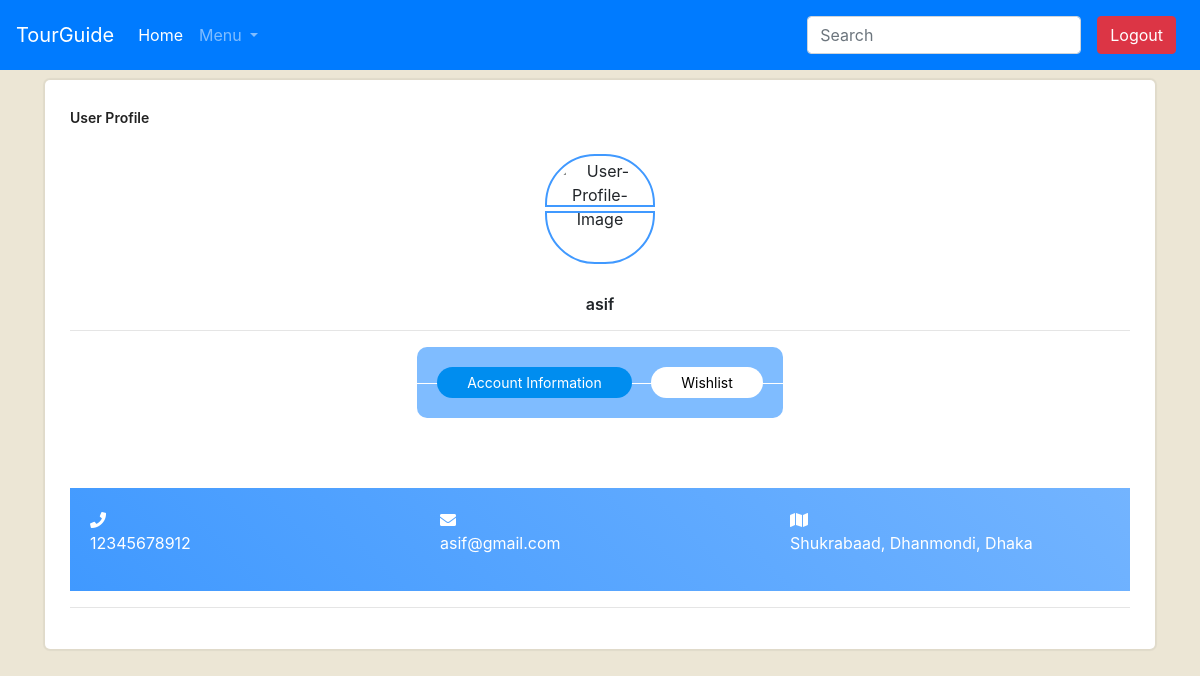
Screenshot of /profile.php (signed in) with the database file from the repository.
### tables this page shows
CREATE TABLE `registration` (
  `id` int(11) NOT NULL,
  `Email` varchar(50) NOT NULL,
  `PhoneNumber` bigint(20) NOT NULL,
  `UserName` varchar(50) NOT NULL,
  `EPassword` varchar(100) NOT NULL
);

### profile.php (the view, shortened to what this page needs)
<?php
 include 'Php_connections/Database_Connection.php';
$user_check = $_SESSION['login'];
$ses_sql = mysqli_query($conn, "SELECT * FROM registration WHERE id = '$user_check' ");
$user = mysqli_fetch_array($ses_sql, MYSQLI_ASSOC);
    $fname = $user['UserName'];
    $email = $user['Email'];
    $phone = $user['PhoneNumber'];
?>
<!DOCTYPE html>
<html lang="en">
<head>
    <link rel="stylesheet" href="https://maxcdn.bootstrapcdn.com/bootstrap/4.5.2/css/bootstrap.min.css">
    <link rel="stylesheet" href="https://use.fontawesome.com/releases/v5.7.0/css/all.css"
>
    <link rel="stylesheet" href="https://maxcdn.bootstrapcdn.com/bootstrap/4.0.0/css/bootstrap.min.css"
>
    <link rel="stylesheet" href="profile.css">
    <link rel="stylesheet" href="searchstyle.css">
</head>
<body>
    <nav class="navbar navbar-expand-lg navbar-dark bg-primary">
        <a class="navbar-brand" href="HomePage.html">TourGuide</a>
        <div class="collapse navbar-collapse" id="navbarSupportedContent">
            <ul class="navbar-nav mr-auto">
                <li class="nav-item active">
                    <a class="nav-link" href="exploreBydivision.php">Home <span class="sr-only">(current)</span></a>
                </li>
                <li class="nav-item dropdown">
                    <a class="nav-link dropdown-toggle" href="#" id="navbarDropdown" role="button"
                        data-toggle="dropdown" aria-haspopup="true" aria-expanded="false">
                        Menu
                    </a>
                </li>
            </ul>
            <form class="form-inline my-2 my-lg-0">
                <input class="form-control mr-sm-2" onkeyup="showResult(this.value)" type="search" placeholder="Search"
                    aria-label="Search">
            </form>
            <ul class="navbar-nav p-2">
                <li class="nav-item">
                    <a href="logout.php" class="btn btn-danger my-2 my-sm-0" type="submit">Logout</a>
                </li>
            </ul>
        </div>
    </nav>
    <div class="container m-t-10">
        <div class="row">
            <div class="col-md-12">
                <div class="card user-card">
                    <div class="card-header">
                        <h5>User Profile</h5>
                    </div>
                    <div class="card-block">
                        <div class="user-image">
                            <img src="https://bootdey.com/img/Content/avatar/avatar7.png" class="img-radius"
                                alt="User-Profile-Image">
                        </div>
                        <h6 class="f-w-600 m-t-25 m-b-10"><?php echo $fname; ?></h6>
                        <hr>
                        <div class="user-tab text-center">
                            <ul class="nav nav-tabs justify-content-center" role="tablist">
                                <li role="presentation" class="active">
                                    <a class="active show" href="#user-info" aria-controls="user-info" role="tab"
                                        data-toggle="tab" aria-selected="true">Account Information</a>
                                </li>
                                <li role="presentation"><a href="#user-wishlist" aria-controls="user-wishlist"
                                        role="tab" data-toggle="tab" class="" aria-selected="false">Wishlist</a></li>
                            </ul>
                            <div class="tab-content text-left">
                                <div role="tabpanel" class="tab-pane fade active show" id="user-info">
                                    <div class="row">
                                        <div class="col-md-6 col-lg-12">
                                            <div class="bg-c-blue counter-block m-t-10 p-20">
                                                <div class="row">
                                                    <div class="col-4">
                                                        <i class="fas fa-phone"></i>
                                                        <p><?php echo  $phone; ?></p>
                                                    </div>
                                                    <div class="col-4">
                                                        <i class="fas fa-envelope"></i>
                                                        <p><?php echo $email; ?></p>
                                                    </div>
                                                    <div class="col-4">
                                                        <i class="fas fa-map"></i>
                                                        <p>Shukrabaad, Dhanmondi, Dhaka</p>
                                                    </div>
                                                </div>
                                            </div>
                                        </div>
                                    </div>
                                </div>
                            </div>
                        </div>
                        <hr>
                    </div>
                </div>
            </div>
        </div>
    </div>
</body>
</html>

### profile.css (style rules this page uses)
body { background:#ece6d5; }
.card.user-card { border-top: none; -webkit-box-shadow: 0 0 1px 2px rgba(0,0,0,0.05), 0 -2px 1px -2px rgba(0,0,0,0.04), 0 0 0 -1px rgba(0,0,0,0.05); box-shadow: 0 0 1px 2px rgba(0,0,0,0.05), 0 -2px 1px -2px rgba(0,0,0,0.04), 0 0 0 -1px rgba(0,0,0,0.05); -webkit-transition: all 150ms linear; transition: all 150ms linear; }
.card { border-radius: 5px; -webkit-box-shadow: 0 1px 2.94px 0.06px rgba(4,26,55,0.16); box-shadow: 0 1px 2.94px 0.06px rgba(4,26,55,0.16); border: none; margin-bottom: 30px; -webkit-transition: all 0.3s ease-in-out; transition: all 0.3s ease-in-out; }
.card .card-header { background-color: transparent; border-bottom: none; padding: 25px; }
.card .card-header h5 { margin-bottom: 0; color: #222; font-size: 14px; font-weight: 600; display: inline-block; margin-right: 10px; line-height: 1.4; }
.card .card-header+.card-block, .card .card-header+.card-block-big { padding-top: 0; }
.user-card .card-block { text-align: center; }
.card .card-block { padding: 25px; }
.user-card .card-block .user-image { position: relative; margin: 0 auto; display: inline-block; padding: 5px; width: 110px; height: 110px; }
.user-card .card-block .user-image img { z-index: 20; position: absolute; top: 5px; left: 5px; width: 100px; height: 100px; }
.img-radius { border-radius: 50%; }
.f-w-600 { font-weight: 600; }
.m-b-10 { margin-bottom: 10px; }
.m-t-25 { margin-top: 25px; }
.card .card-block p { line-height: 1.4; }
.user-card .card-block .counter-block { color: #fff; }
.bg-c-blue { background: linear-gradient(45deg,#4099ff,#73b4ff); }
.m-t-10 { margin-top: 10px; }
.p-20 { padding: 20px; }
.user-card .card-block .user-image:before { bottom: 0; border-bottom-left-radius: 50px; border-bottom-right-radius: 50px; }
.user-card .card-block .user-image:after, .user-card .card-block .user-image:before { content: ""; width: 100%; height: 48%; border: 2px solid #4099ff; position: absolute; left: 0; z-index: 10; }
.user-card .card-block .user-image:after { top: 0; border-top-left-radius: 50px; border-top-right-radius: 50px; }
.user-tab .nav-tabs { margin-bottom: 60px; border-bottom: 0; background-color: rgb(0 123 255 / 50%); padding: 20px; border-radius: 10px; }
.user-tab .nav-tabs>li { float: none; display: inline; }
.user-tab .nav-tabs li { margin-right: 15px; }
.user-tab .nav-tabs li:last-child { margin-right: 0; }
.user-tab .nav-tabs { position: relative; z-index: 1; display: inline-block; }
.user-tab .nav-tabs:after { position: absolute; content: ""; top: 50%; left: 0; width: 100%; height: 1px; background-color: #fff; z-index: -1; }
.user-tab .nav-tabs>li a { display: inline-block; background-color: #fff; border: none; border-radius: 30px; font-size: 14px; color: #000; padding: 5px 30px; }
.user-tab .nav-tabs>li>a.active, .user-tab .nav-tabs>li a.active>:focus, .user-tab .nav-tabs>li>a.active:hover, .user-tab .nav-tabs>li>a:hover { border: none; background-color: #008def; color: #fff; }

### rows the page displays
registration: UserName "asif", PhoneNumber "12345678912", Email "asif@gmail.com"
